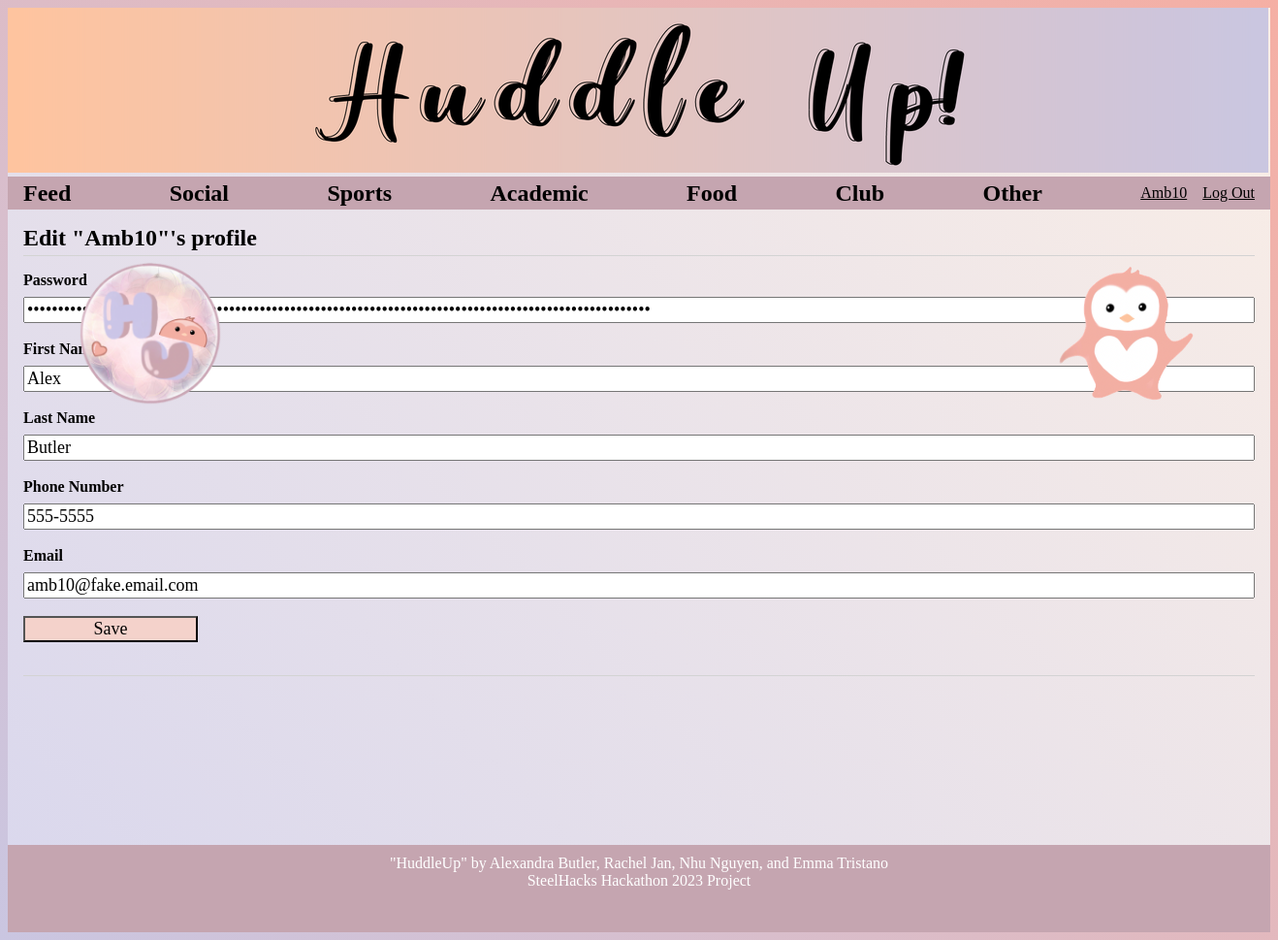
The page /2/p_update (signed in) on the database its author committed.
### tables this page shows
CREATE TABLE user (
  id INTEGER PRIMARY KEY AUTOINCREMENT,
  username TEXT UNIQUE NOT NULL,
  password TEXT NOT NULL,
  first_name TEXT NOT NULL,
  last_name TEXT NOT NULL,
  phone_num TEXT NOT NULL,
  email TEXT NOT NULL
);

### flaskr/blog.py (the view, shortened to what this page needs)
@bp.route('/<int:id>/p_update', methods=('GET', 'POST'))
@login_required
def p_update(id, check_author=True):
    user = get_user(id)
    if check_author and user['id'] != g.user['id']:
        abort(403)
    return render_template('blog/p_update.html', user=user)

### flaskr/auth.py (called while the page is built)
@bp.before_app_request
def load_logged_in_user():
    user_id = session.get('user_id')
    if user_id is None:
        g.user = None
    else:
        g.user = get_db().execute(
            'SELECT * FROM user WHERE id = ?', (user_id,)
        ).fetchone()

def login_required(view):
    @functools.wraps(view)
    def wrapped_view(**kwargs):
        if g.user is None:
            return redirect(url_for('auth.login'))
        return view(**kwargs)
    return wrapped_view

### flaskr/blog.py (called while the page is built)
def get_user(id):
    user = get_db().execute(
        'SELECT u.id, username, password, first_name, last_name, phone_num, email'
        ' FROM user u'
        ' WHERE u.id = ?',
        (id,)
    ).fetchone()
    if user is None:
        return 'none'
    return user

### flaskr/db.py (called while the page is built)
def get_db():
    if 'db' not in g:
        g.db = sqlite3.connect(
            current_app.config['DATABASE'],
            detect_types=sqlite3.PARSE_DECLTYPES
        )
        g.db.row_factory = sqlite3.Row
    return g.db

### flaskr/templates/blog/p_update.html
{% extends 'base.html' %}
{% block header %}
<h1>{% block title %}Edit "{{ user['username'] }}"'s profile{% endblock %}</h1>
{% endblock %}
{% block content %}
<form method="post">
    <label for="password">Password</label>
    <input type="password" name="password" id="password" value="{{ request.form['password'] or user['password'] }}"
        required>
    <label for="first_name">First Name</label>
    <input name="first_name" id="first_name" value="{{ request.form['first_name'] or user['first_name'] }}" required>
    <label for="last_name">Last Name</label>
    <input type="last_name" name="last_name" id="last_name" value="{{ request.form['last_name'] or user['last_name'] }}"
        required>
    <label for="phone_num">Phone Number</label>
    <input type="phone_num" name="phone_num" id="phone_num" value="{{ request.form['phone_num'] or user['phone_num'] }}"
        required>
    <label for="email">Email</label>
    <input name="email" name="email" id="email" value="{{ request.form['email'] or user['email'] }}" required>
    <input type="submit" value="Save">
</form>
<hr>
{% endblock %}

### flaskr/templates/base.html (shortened to what this page needs)
<!doctype html>
<html lang='en'>
<link rel="stylesheet" href="{{ url_for('static', filename='style.css') }}">
<body>
    <div class="banner"><img src="../static/home2.png" alt="home image"></div>
    <img src="../static/penguin.png" alt="penguin image" width="150" height="150"
        style="float:right;position:absolute;text-align:right;bottom:550px;right:80px;"></div>
    <img src="../static/icon.png" alt="icon" width="150" height="150"
        style="float:left;position:absolute;text-align:left;bottom:550px;left:80px;"></div>
</body>
<nav>
    <h1><a href="/">Feed</a></h1>
    <h1><a href="{{ url_for('blog.filter_post', filter_name='#Social') }}">Social</a></h1>
    <h1><a href="{{ url_for('blog.filter_post', filter_name='#Sports') }}">Sports</a></h1>
    <h1><a href="{{ url_for('blog.filter_post', filter_name='#Academic') }}">Academic</a></h1>
    <h1><a href="{{ url_for('blog.filter_post', filter_name='#Food') }}">Food</a></h1>
    <h1><a href="{{ url_for('blog.filter_post', filter_name='#Club') }}">Club</a></h1>
    <h1><a href="{{ url_for('blog.filter_post', filter_name='#Other') }}">Other</a></h1>
    <ul>
        {% if g.user %}
        <li><a href="{{ url_for('blog.profile', id=g.user['id']) }}">{{ g.user['username'] }}</a>
        <li><a href="{{ url_for('auth.logout') }}">Log Out</a>
            {% else %}
        <li><a href="{{ url_for('auth.register') }}">Register</a>
        <li><a href="{{ url_for('auth.login') }}">Log In</a>
            {% endif %}
    </ul>
</nav>
<section class="content">
    <header>
        {% block header %}{% endblock %}
    </header>
    {% block content %}{% endblock %}
</section>
<div>
    <footer id="footer">
        <p>"HuddleUp" by Alexandra Butler, Rachel Jan, Nhu Nguyen, and Emma Tristano</p>
        <p>SteelHacks Hackathon 2023 Project</p>
    </footer>
</div>
</html>

### flaskr/static/style.css (style rules this page uses)
* { font-family: "Gill Sans"; }
.banner { text-align: left; padding-left: 0; padding-top: 0; padding-bottom: 0; }
html { font-family: sans-serif; background: linear-gradient(45deg, #CAC6E1, #F5AFA4); }
body { background: linear-gradient(45deg, #D9D7ED, #FAEEE6); }
h1 { color: black; }
a { color: black; }
hr { border: none; border-top: 1px solid lightgray; }
nav { background: #C5A5B0; display: flex; align-items: center; padding: 0 0.5rem; }
nav h1 { flex: auto; margin: 0; }
nav h1 a { text-decoration: none; padding: 0.25rem 0.5rem; }
nav ul { display: flex; list-style: none; margin: 0; padding: 0; }
nav ul li a, nav ul li span, header .action { display: block; padding: 0.5rem; }
.content { padding: 0 1rem 1rem; }
.content>header { border-bottom: 1px solid lightgray; display: flex; align-items: flex-end; }
.content>header h1 { flex: auto; margin: 1rem 0 0.25rem 0; }
.content form { margin: 1em 0; display: flex; flex-direction: column; }
.content label { font-weight: bold; margin-bottom: 0.5em; }
.content input, .content textarea { margin-bottom: 1em; font-size: large; background-color: linear-gradient(45deg, #efe1da, #dbd9ee); }
input[type=submit] { align-self: start; min-width: 10em; background-color: #f4d2cb; }
footer { text-align: center; margin: 0; height: 10vh; margin-top: 150px; padding-top: 10px; padding-bottom: 0px; position: relative; background-color: #C5A5B0; color: white; overflow: auto; font-size: medium; }
footer p { margin: 0; padding: 0; }

### rows shown on the page
user: user.username "Amb10", username "Amb10", first_name "Alex", last_name "Butler", phone_num "555-5555", email "amb10@fake.email.com"
